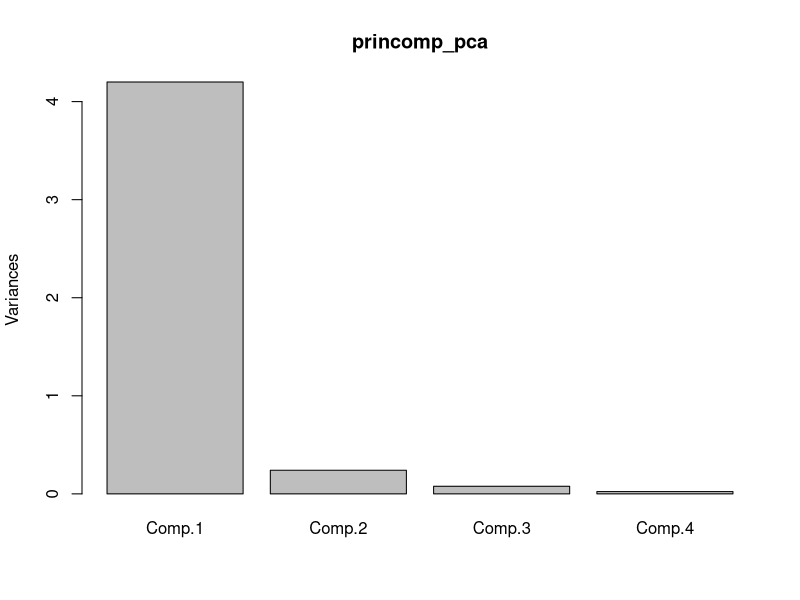
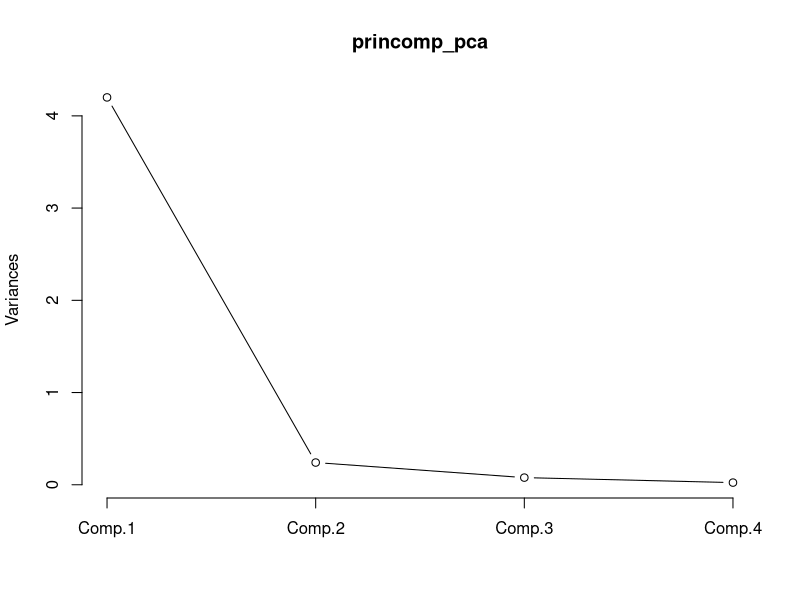
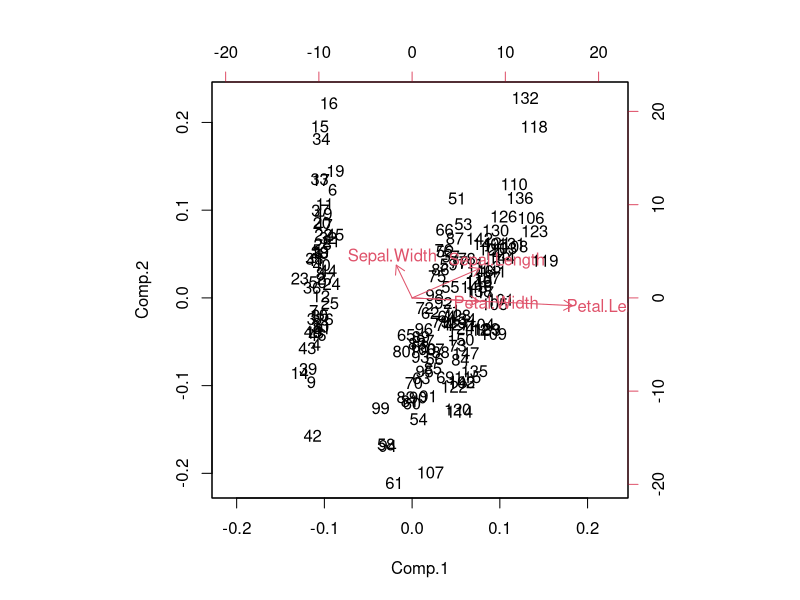
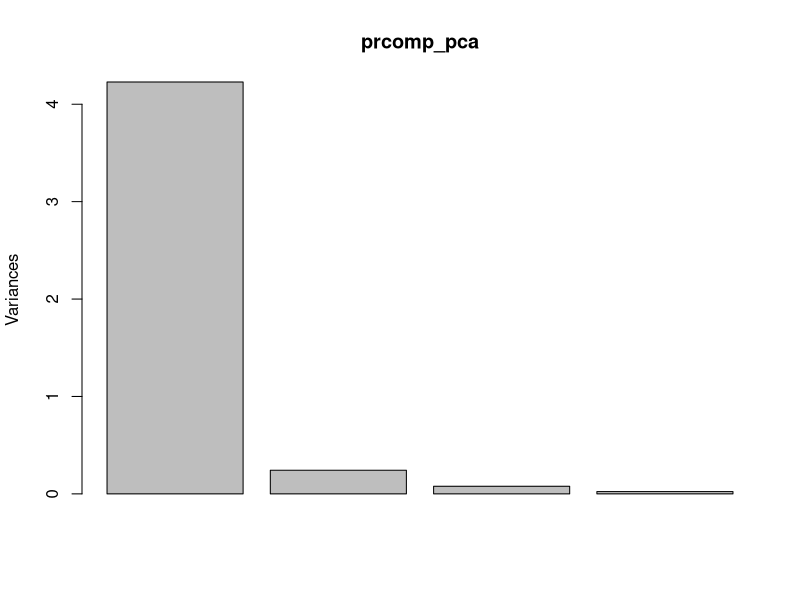
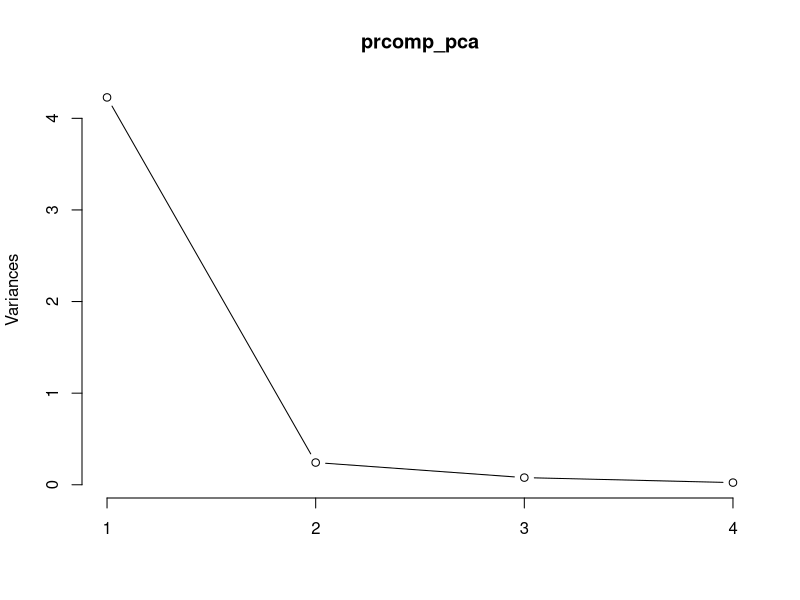
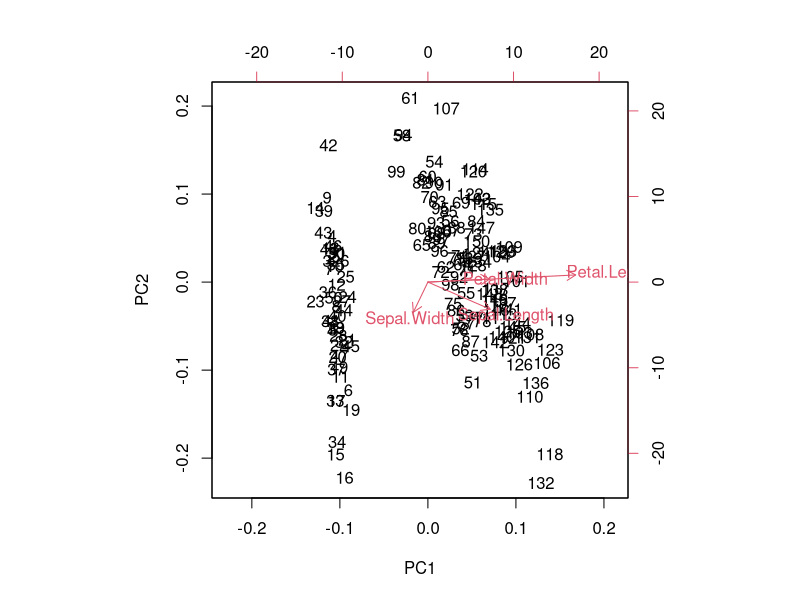

Reproduce these figures in R, in order.
#loading iris dataset
data(iris)
summary(iris)


#covariance matrix
cov_matrix=cov(iris[1:4])
cov_matrix


#eigen values and eigen vectors
cov_eigen=eigen(cov_matrix)
cov_eigen


#princomp and prcomp
princomp_pca=princomp(iris[1:4])
summary(princomp_pca)

prcomp_pca=prcomp(iris[1:4])
summary(prcomp_pca)

# Comparing variance values
cov_eigen$values
princomp_pca$sdev^2
prcomp_pca$sdev^2

#plotting the data(princomp)
plot(princomp_pca)
screeplot(princomp_pca, type = "lines")
biplot(princomp_pca)

#plotting the data(prcomp)
plot(prcomp_pca)
screeplot(prcomp_pca, type = "lines")
biplot(prcomp_pca)
